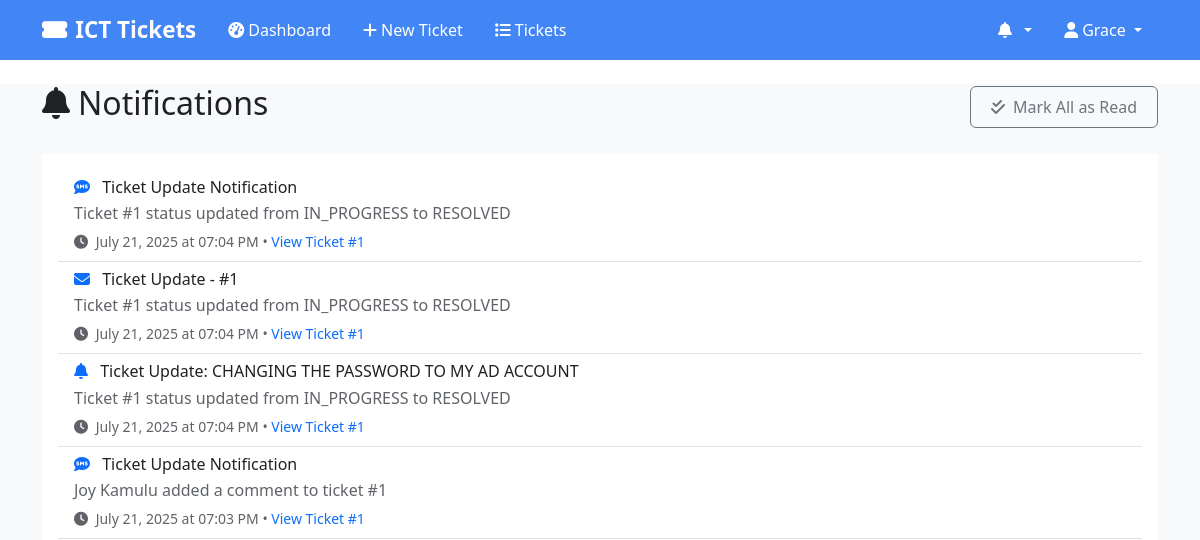
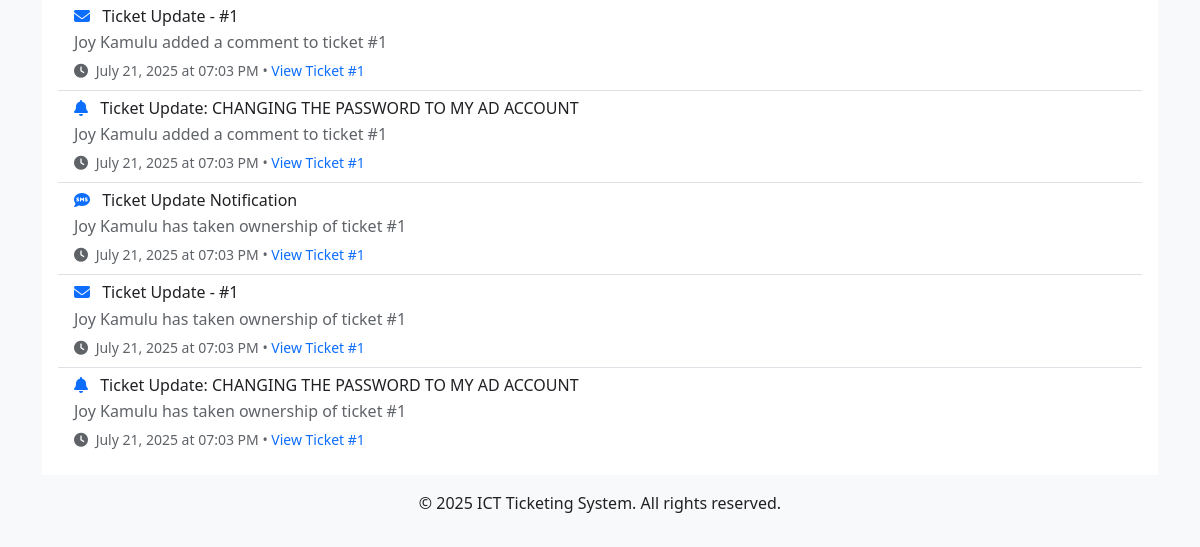
The page /notifications (signed in) on the database as committed earlier (2 pictures, top to bottom).
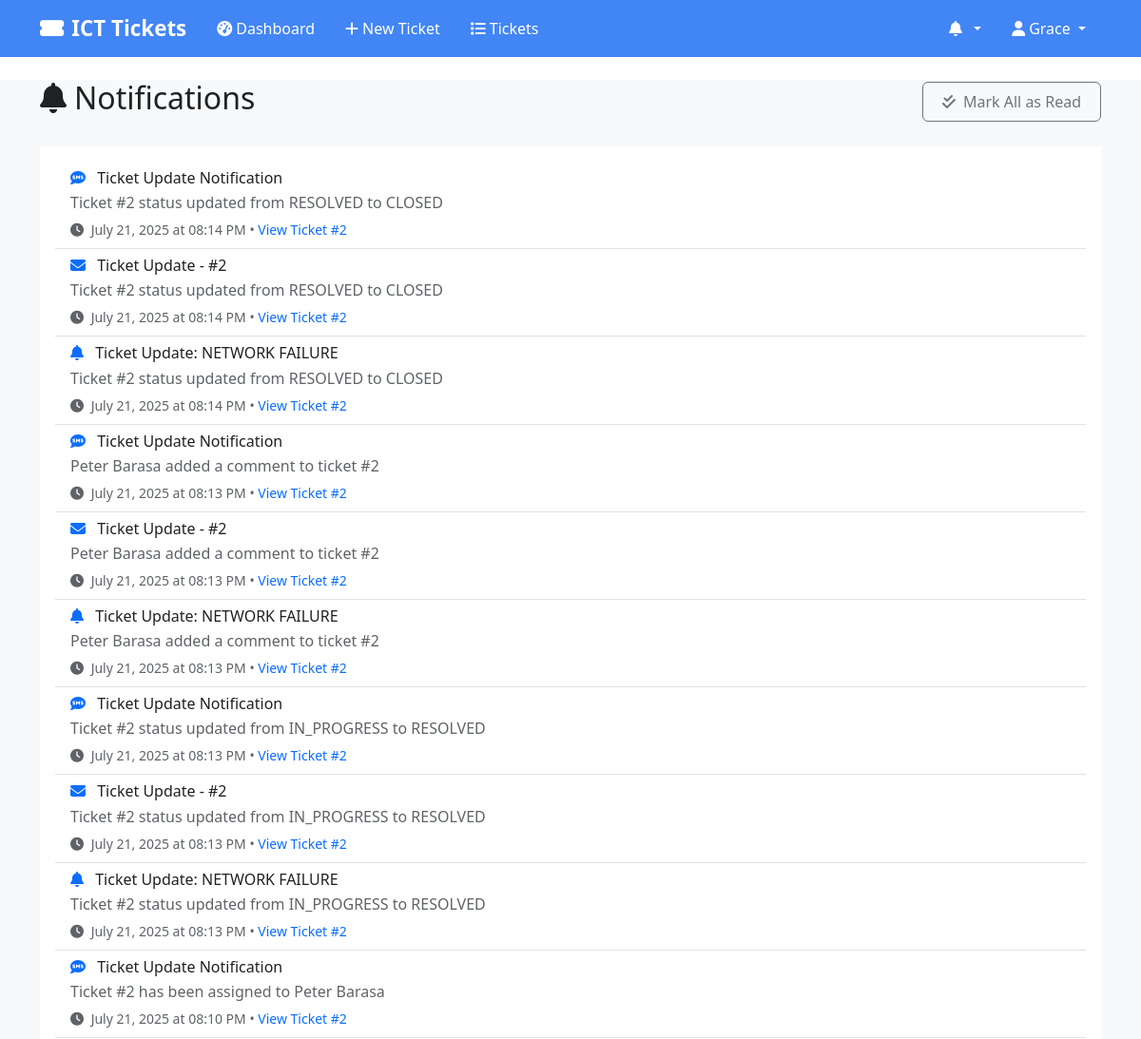
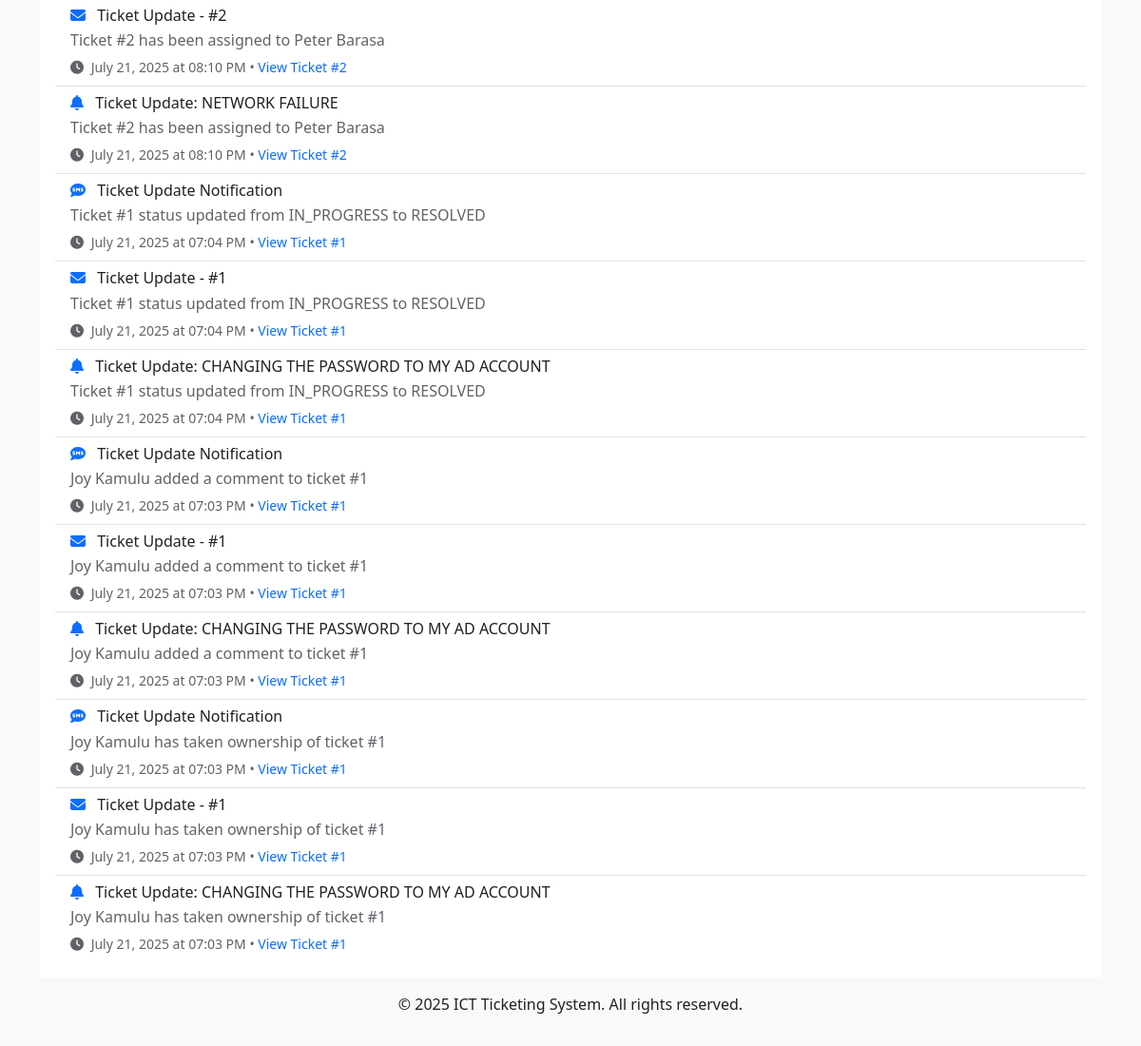
The same page on the database as committed later (2 pictures, top to bottom).
### models.py (models this page shows, shortened)
class Notification(db.Model):
    __tablename__ = 'notifications'
    id = db.Column(db.Integer, primary_key=True)
    user_id = db.Column(db.Integer, db.ForeignKey('users.id'), nullable=False)
    ticket_id = db.Column(db.Integer, db.ForeignKey('tickets.id'), nullable=True)
    title = db.Column(db.String(200), nullable=False)
    message = db.Column(db.Text, nullable=False)
    is_read = db.Column(db.Boolean, default=False)
    notification_type = db.Column(db.String(20), nullable=False)  # 'EMAIL', 'SMS', 'SYSTEM'
    sent_at = db.Column(db.DateTime, nullable=True)
    created_at = db.Column(db.DateTime, default=datetime.utcnow)
    user = db.relationship('User', backref='notifications')

### routes.py (the view)
@app.route('/notifications')
@login_required
def list_notifications():
    notifications = Notification.query.filter_by(user_id=current_user.id)\
        .order_by(Notification.created_at.desc()).all()
    return render_template('notifications.html', notifications=notifications)

### app.py (called while the page is built)
@login_manager.user_loader
def load_user(user_id):
    from models import User
    return User.query.get(int(user_id))

### models.py (called while the page is built)
    @property
    def full_name(self):
        return f"{self.first_name} {self.last_name}"

### templates/notifications.html (shortened to what this page needs)
{% extends "base.html" %}
{% block content %}
<div class="container">
    <div class="row">
        <div class="col-12">
            <div class="d-flex justify-content-between align-items-center mb-4">
                <h2><i class="fas fa-bell me-2"></i>Notifications</h2>
                <button class="btn btn-outline-secondary" onclick="markAllAsRead()">
                    <i class="fas fa-check-double me-2"></i>Mark All as Read
                </button>
            </div>
        </div>
    </div>
    <div class="row">
        <div class="col-12">
            <div class="card">
                <div class="card-body">
                    {% if notifications %}
                    <div class="list-group list-group-flush">
                        {% for notification in notifications %}
                        <div class="list-group-item {% if not notification.is_read %}list-group-item-light border-start border-primary border-3{% endif %}">
                            <div class="d-flex justify-content-between align-items-start">
                                <div class="flex-grow-1">
                                    <h6 class="mb-1 {% if not notification.is_read %}fw-bold{% endif %}">
                                        <i class="fas fa-{% if notification.notification_type == 'EMAIL' %}envelope{% elif notification.notification_type == 'SMS' %}sms{% else %}bell{% endif %} me-2 text-primary"></i>
                                        {{ notification.title }}
                                    </h6>
                                    <p class="mb-1 text-muted">{{ notification.message }}</p>
                                    <small class="text-muted">
                                        <i class="fas fa-clock me-1"></i>
                                        {{ notification.created_at.strftime('%B %d, %Y at %I:%M %p') }}
                                        {% if notification.ticket_id %}
                                        • <a href="{{ url_for('view_ticket', ticket_id=notification.ticket_id) }}" class="text-decoration-none">
                                            View Ticket #{{ notification.ticket_id }}
                                        </a>
                                        {% endif %}
                                    </small>
                                </div>
                            </div>
                        </div>
                        {% endfor %}
                    </div>
                    {% else %}
                    <div class="text-center py-5">
                        <i class="fas fa-bell-slash fs-1 text-muted mb-3"></i>
                        <h5 class="text-muted">No notifications</h5>
                        <p class="text-muted">You're all caught up! New notifications will appear here.</p>
                    </div>
                    {% endif %}
                </div>
            </div>
        </div>
    </div>
</div>
{% endblock %}

Rows that differ between the two databases and show on the page:
added Notification: title "Ticket Update Notification", message "Ticket #2 status updated from RESOLVED to CLOSED", created_at "July 21, 2025 at 08:14 PM", ticket_id "2"
added Notification: title "Ticket Update - #2", message "Ticket #2 status updated from RESOLVED to CLOSED", created_at "July 21, 2025 at 08:14 PM", ticket_id "2"
added Notification: title "Ticket Update: NETWORK FAILURE", message "Ticket #2 status updated from RESOLVED to CLOSED", created_at "July 21, 2025 at 08:14 PM", ticket_id "2"
added Notification: title "Ticket Update Notification", message "Peter Barasa added a comment to ticket #2", created_at "July 21, 2025 at 08:13 PM", ticket_id "2"
added Notification: title "Ticket Update - #2", message "Peter Barasa added a comment to ticket #2", created_at "July 21, 2025 at 08:13 PM", ticket_id "2"
added Notification: title "Ticket Update: NETWORK FAILURE", message "Peter Barasa added a comment to ticket #2", created_at "July 21, 2025 at 08:13 PM", ticket_id "2"
added Notification: title "Ticket Update Notification", message "Ticket #2 status updated from IN_PROGRESS to RESOLVED", created_at "July 21, 2025 at 08:13 PM", ticket_id "2"
added Notification: title "Ticket Update - #2", message "Ticket #2 status updated from IN_PROGRESS to RESOLVED", created_at "July 21, 2025 at 08:13 PM", ticket_id "2"
added Notification: title "Ticket Update: NETWORK FAILURE", message "Ticket #2 status updated from IN_PROGRESS to RESOLVED", created_at "July 21, 2025 at 08:13 PM", ticket_id "2"
added Notification: title "Ticket Update Notification", message "Ticket #2 has been assigned to Peter Barasa", created_at "July 21, 2025 at 08:10 PM", ticket_id "2"
added Notification: title "Ticket Update - #2", message "Ticket #2 has been assigned to Peter Barasa", created_at "July 21, 2025 at 08:10 PM", ticket_id "2"
added Notification: title "Ticket Update: NETWORK FAILURE", message "Ticket #2 has been assigned to Peter Barasa", created_at "July 21, 2025 at 08:10 PM", ticket_id "2"
